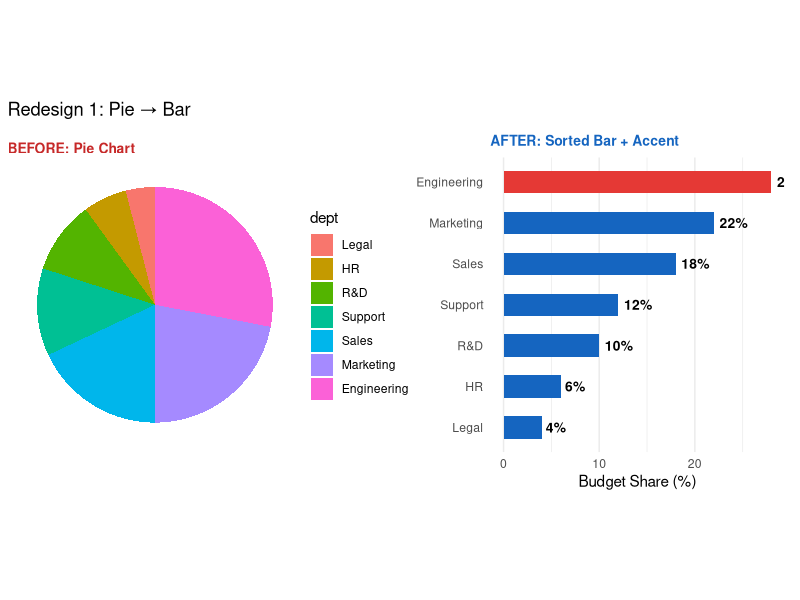
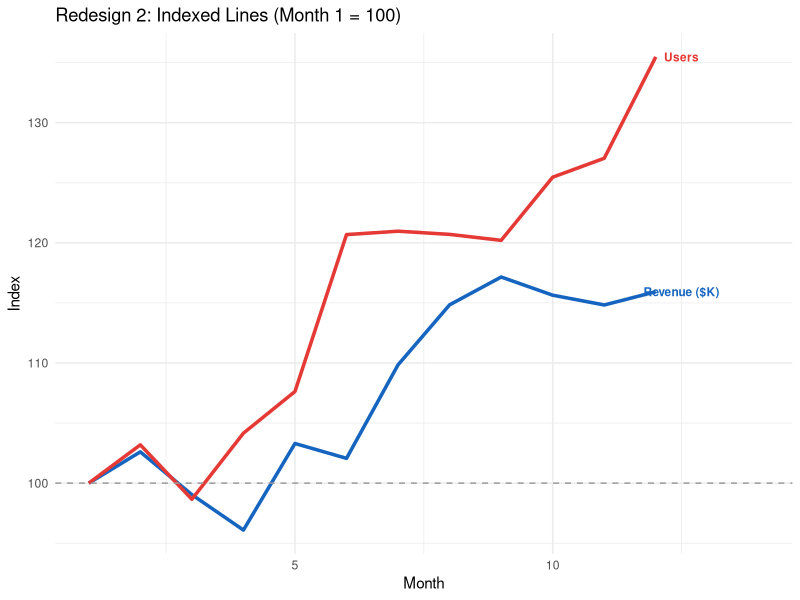
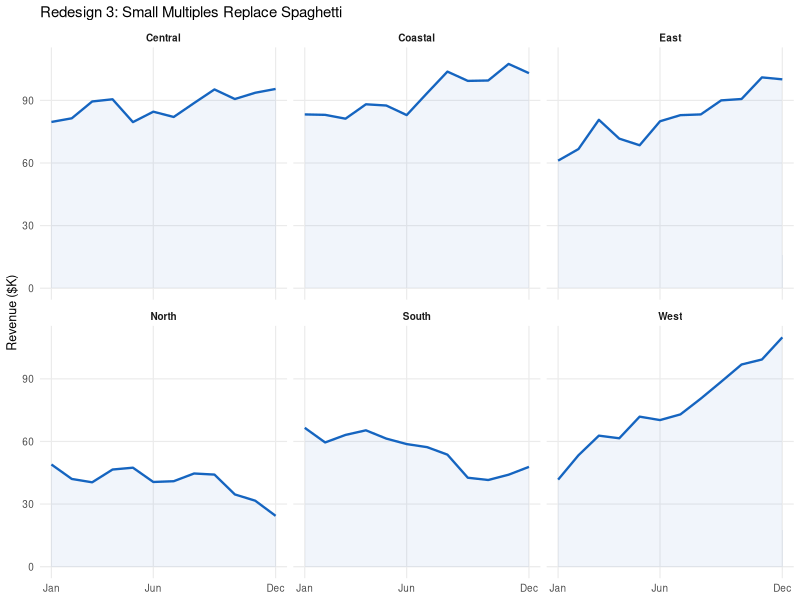
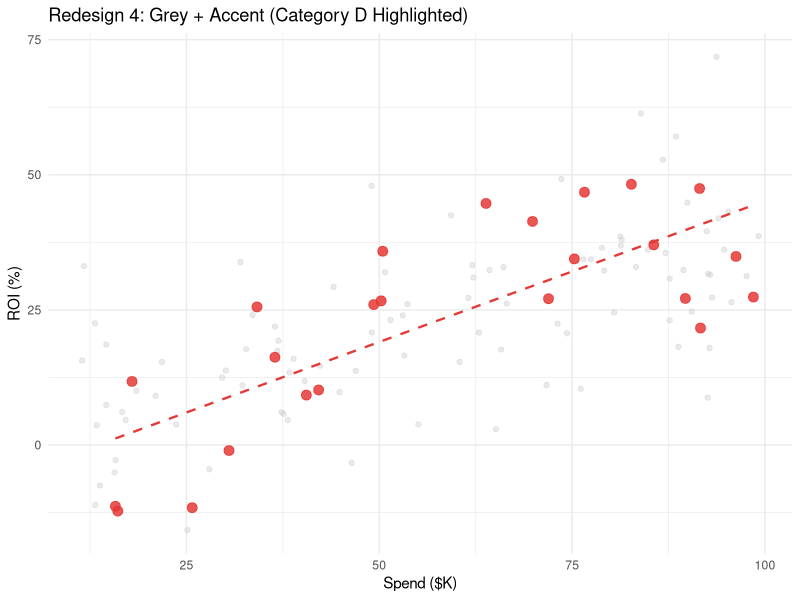
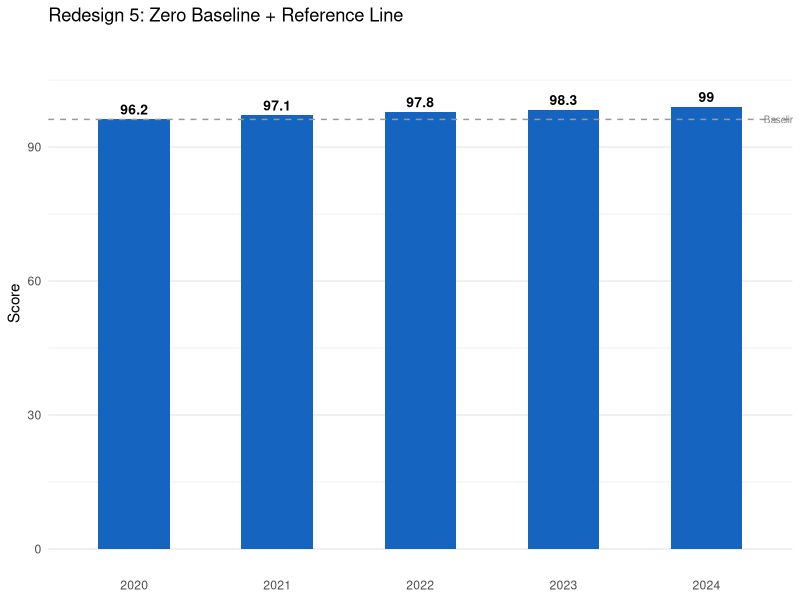
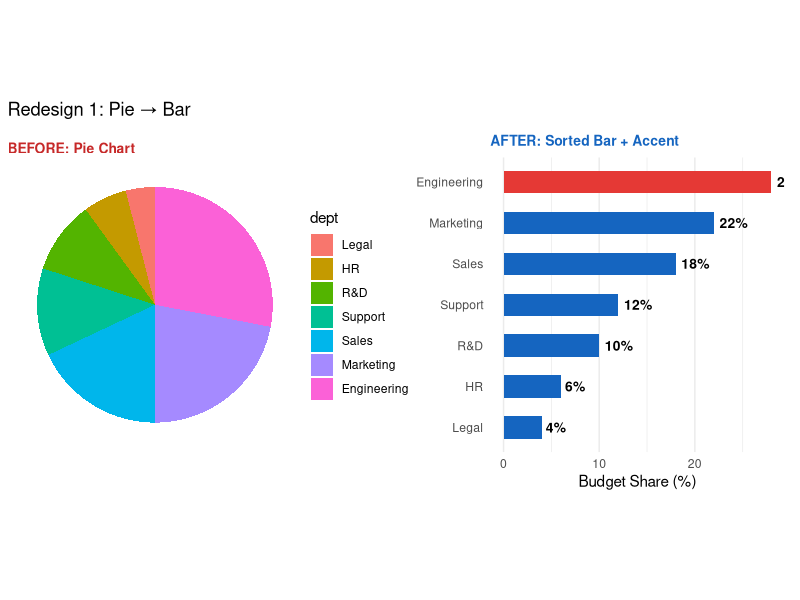
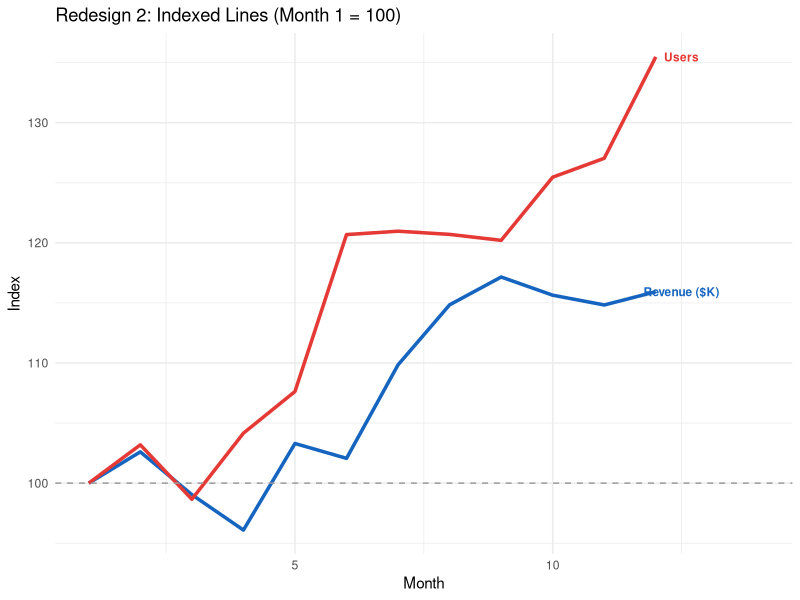
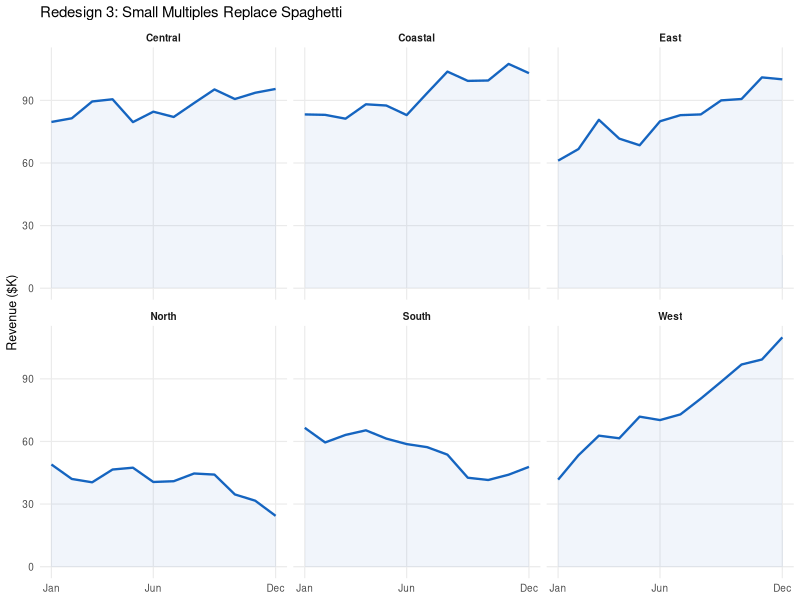

The R source for these figures, in order:
# ============================================================
# Workshop 1 — Module 7: Critique & Redesign Workshop
# R Demonstration Script
# Data Visualization for Data Scientists — UNYT Tirana
# ============================================================

library(tidyverse)
library(patchwork)
dir.create("output", showWarnings = FALSE)


# ── REDESIGN 1: Pie → Horizontal Bar ─────────────────────
df_budget <- tibble(
  dept = c("Marketing", "Engineering", "Sales", "Support", "R&D", "HR", "Legal"),
  pct  = c(22, 28, 18, 12, 10, 6, 4)
) |>
  mutate(dept = fct_reorder(dept, pct))

# BEFORE: pie (demonstrating what NOT to do)
p_pie <- ggplot(df_budget, aes(x = "", y = pct, fill = dept)) +
  geom_bar(stat = "identity", width = 1) +
  coord_polar("y") +
  theme_void() +
  labs(title = "BEFORE: Pie Chart") +
  theme(plot.title = element_text(face = "bold", color = "#C62828", size = 10))

# AFTER: sorted horizontal bar
p_bar <- ggplot(df_budget, aes(x = dept, y = pct,
                                fill = dept == "Engineering")) +
  geom_col(width = 0.55, show.legend = FALSE) +
  scale_fill_manual(values = c("FALSE" = "#1565C0", "TRUE" = "#E53935")) +
  geom_text(aes(label = paste0(pct, "%")), hjust = -0.2, size = 3.5, fontface = "bold") +
  coord_flip() +
  theme_minimal() +
  theme(panel.grid.major.y = element_blank()) +
  labs(title = "AFTER: Sorted Bar + Accent", x = NULL, y = "Budget Share (%)") +
  theme(plot.title = element_text(face = "bold", color = "#1565C0", size = 10))

p_redesign1 <- p_pie + p_bar +
  plot_annotation(title = "Redesign 1: Pie → Bar")

print(p_redesign1)
ggsave("output/redesign1_pie_to_bar.png", p_redesign1, width = 11, height = 5, dpi = 300)


# ── REDESIGN 2: Dual Y-Axis → Indexed Lines ──────────────
set.seed(11)
months <- 1:12
revenue <- cumsum(rnorm(12, 5, 8)) + 200
users <- cumsum(rnorm(12, 50, 80)) + 1000

df_ts <- tibble(
  month = rep(months, 2),
  metric = rep(c("Revenue ($K)", "Users"), each = 12),
  value = c(revenue, users)
) |>
  group_by(metric) |>
  mutate(index = value / first(value) * 100) |>
  ungroup()

# AFTER: indexed lines with direct labels
endpoints <- df_ts |> filter(month == max(month))

p_indexed <- ggplot(df_ts, aes(x = month, y = index, color = metric)) +
  geom_line(linewidth = 1.2) +
  geom_hline(yintercept = 100, linetype = "dashed", color = "grey60") +
  geom_text(data = endpoints, aes(label = metric),
            nudge_x = 0.5, size = 3, fontface = "bold", show.legend = FALSE) +
  scale_color_manual(values = c("Revenue ($K)" = "#1565C0", "Users" = "#E53935")) +
  scale_x_continuous(limits = c(1, 14)) +
  theme_minimal() +
  theme(legend.position = "none") +
  labs(title = "Redesign 2: Indexed Lines (Month 1 = 100)",
       x = "Month", y = "Index")

print(p_indexed)
ggsave("output/redesign2_indexed.png", p_indexed, width = 7, height = 4.5, dpi = 300)


# ── REDESIGN 3: Spaghetti → Small Multiples ──────────────
set.seed(33)
regions <- c("North", "South", "East", "West", "Central", "Coastal")

df_regions <- expand_grid(month = 1:12, region = regions) |>
  group_by(region) |>
  mutate(revenue = cumsum(rnorm(n(), 2, 6)) + runif(1, 30, 80)) |>
  ungroup()

p_facets <- ggplot(df_regions, aes(x = month, y = revenue)) +
  geom_line(color = "#1565C0", linewidth = 0.8) +
  geom_area(fill = "#1565C0", alpha = 0.06) +
  facet_wrap(~region, ncol = 3, scales = "fixed") +
  scale_x_continuous(breaks = c(1, 6, 12), labels = c("Jan", "Jun", "Dec")) +
  theme_minimal(base_size = 9) +
  theme(strip.text = element_text(face = "bold"),
        panel.grid.minor = element_blank()) +
  labs(title = "Redesign 3: Small Multiples Replace Spaghetti",
       x = NULL, y = "Revenue ($K)")

print(p_facets)
ggsave("output/redesign3_small_multiples.png", p_facets, width = 9, height = 5, dpi = 300)


# ── REDESIGN 4: Rainbow Scatter → Grey + Accent ──────────
set.seed(55)
n <- 120
df_scatter <- tibble(
  spend = runif(n, 10, 100),
  roi = 0.4 * spend + rnorm(n, 0, 12),
  category = sample(LETTERS[1:5], n, replace = TRUE),
  is_focal = category == "D"
)

p_grey_accent <- ggplot() +
  # Background: grey
  geom_point(data = filter(df_scatter, !is_focal),
             aes(x = spend, y = roi),
             color = "#CCCCCC", size = 1.5, alpha = 0.4) +
  # Focal: accent red
  geom_point(data = filter(df_scatter, is_focal),
             aes(x = spend, y = roi),
             color = "#E53935", size = 3, alpha = 0.85) +
  # Regression for focal only
  geom_smooth(data = filter(df_scatter, is_focal),
              aes(x = spend, y = roi),
              method = "lm", se = FALSE, color = "#E53935",
              linewidth = 0.8, linetype = "dashed") +
  theme_minimal() +
  labs(title = "Redesign 4: Grey + Accent (Category D Highlighted)",
       x = "Spend ($K)", y = "ROI (%)")

print(p_grey_accent)
ggsave("output/redesign4_grey_accent.png", p_grey_accent, width = 7, height = 5, dpi = 300)


# ── REDESIGN 5: Truncated Axis → Zero Baseline ───────────
df_scores <- tibble(
  year = as.character(2020:2024),
  score = c(96.2, 97.1, 97.8, 98.3, 99.0)
)

p_honest <- ggplot(df_scores, aes(x = year, y = score)) +
  geom_col(fill = "#1565C0", width = 0.5) +
  geom_text(aes(label = score), vjust = -0.5, size = 3.5, fontface = "bold") +
  geom_hline(yintercept = df_scores$score[1], linetype = "dashed", color = "grey60") +
  annotate("text", x = 5.4, y = df_scores$score[1],
           label = paste0("Baseline: ", df_scores$score[1]),
           size = 2.5, color = "grey50", hjust = 0) +
  coord_cartesian(ylim = c(0, 110)) +
  theme_minimal() +
  theme(panel.grid.major.x = element_blank()) +
  labs(title = "Redesign 5: Zero Baseline + Reference Line",
       x = NULL, y = "Score")

print(p_honest)
ggsave("output/redesign5_honest_axis.png", p_honest, width = 6, height = 4.5, dpi = 300)


cat("\n── All M07 plots saved to output/ ──\n")
